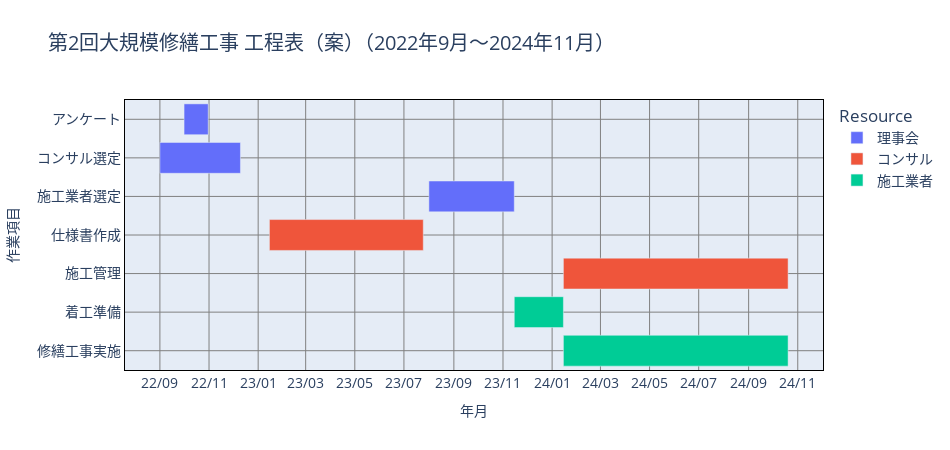

Notebook code cell kept with this figure:
### Code cell
# https://plot.ly/python/gantt/
# https://megatenpa.com/python/plotly/px/gantt-charts/#color
# http://hxn.blog.jp/archives/9505573.html
    
import plotly.express as px
import pandas as pd


# データ
df = pd.DataFrame([
    dict(Task='アンケート', Start='2022-10-01', Finish='2022-10-31', Resource='理事会'),
    dict(Task='コンサル選定', Start='2022-09-01', Finish='2022-12-10', Resource='理事会'),
    dict(Task='仕様書作成', Start='2023-01-15', Finish='2023-07-25', Resource='コンサル'),
    dict(Task='施工業者選定', Start='2023-08-01', Finish='2023-11-15', Resource='理事会'),
    dict(Task='着工準備', Start='2023-11-15', Finish='2024-01-15', Resource='施工業者'),
    dict(Task='施工管理', Start='2024-01-15', Finish='2024-10-20', Resource='コンサル'),
    dict(Task='修繕工事実施', Start='2024-01-15', Finish='2024-10-20', Resource='施工業者'),
])

# 作図
fig = px.timeline(df, x_start="Start", x_end="Finish", y="Task", color="Resource",
                  title='第2回大規模修繕工事 工程表（案）（2022年9月〜2024年11月）', height=450, width=950)

# グラフ全体とホバーのフォントサイズ変更
fig.update_layout(font_size=14, hoverlabel_font_size=14, hoverlabel_font_color='white',
                  xaxis_title='年月', yaxis_title='作業項目',
                  xaxis_title_font_size=14, yaxis_title_font_size=14)

# 枠線とグリッド線の設定（x軸グリッドは5日表示=5x24x60x60x1000）
fig.update_xaxes(linecolor='black', gridcolor='gray',mirror=True, tickformat="%y/%m", dtick = 'M2')
fig.update_yaxes(linecolor='black', gridcolor='gray',mirror=True, autorange='reversed')


# ガントチャート表示
fig.show()

### Figure 1 — Plotly figure (JSON) as saved in the notebook; plotly's stock layout.template omitted (floating-point values rounded to 4 significant figures)
{"data": [{"alignmentgroup": "True", "base": ["2022-10-01", "2022-09-01", "2023-08-01"], "hovertemplate": "Resource=理事会<br>Start=%{base}<br>Finish=%{x}<br>Task=%{y}<extra></extra>", "legendgroup": "理事会", "marker": {"color": "#636efa", "pattern": {"shape": ""}}, "name": "理事会", "offsetgroup": "理事会", "orientation": "h", "showlegend": true, "textposition": "auto", "type": "bar", "x": [2592000000, 8640000000, 9158400000], "xaxis": "x", "y": ["アンケート", "コンサル選定", "施工業者選定"], "yaxis": "y"}, {"alignmentgroup": "True", "base": ["2023-01-15", "2024-01-15"], "hovertemplate": "Resource=コンサル<br>Start=%{base}<br>Finish=%{x}<br>Task=%{y}<extra></extra>", "legendgroup": "コンサル", "marker": {"color": "#EF553B", "pattern": {"shape": ""}}, "name": "コンサル", "offsetgroup": "コンサル", "orientation": "h", "showlegend": true, "textposition": "auto", "type": "bar", "x": [16502400000, 24105600000], "xaxis": "x", "y": ["仕様書作成", "施工管理"], "yaxis": "y"}, {"alignmentgroup": "True", "base": ["2023-11-15", "2024-01-15"], "hovertemplate": "Resource=施工業者<br>Start=%{base}<br>Finish=%{x}<br>Task=%{y}<extra></extra>", "legendgroup": "施工業者", "marker": {"color": "#00cc96", "pattern": {"shape": ""}}, "name": "施工業者", "offsetgroup": "施工業者", "orientation": "h", "showlegend": true, "textposition": "auto", "type": "bar", "x": [5270400000, 24105600000], "xaxis": "x", "y": ["着工準備", "修繕工事実施"], "yaxis": "y"}], "layout": {"barmode": "overlay", "font": {"size": 14}, "height": 450, "hoverlabel": {"font": {"color": "white", "size": 14}}, "legend": {"title": {"text": "Resource"}, "tracegroupgap": 0}, "title": {"text": "第2回大規模修繕工事 工程表（案）（2022年9月〜2024年11月）"}, "width": 950, "xaxis": {"anchor": "y", "autorange": true, "domain": [0, 1], "dtick": "M2", "gridcolor": "gray", "linecolor": "black", "mirror": true, "range": ["2022-07-19 16:00", "2024-12-02 08:00"], "tickformat": "%y/%m", "title": {"font": {"size": 14}, "text": "年月"}, "type": "date"}, "yaxis": {"anchor": "x", "autorange": true, "domain": [0, 1], "gridcolor": "gray", "linecolor": "black", "mirror": true, "range": [6.5, -0.5], "title": {"font": {"size": 14}, "text": "作業項目"}, "type": "category"}}}
